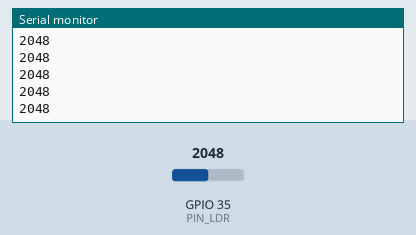
Simulated run of this sketch. Board: ESP32. Shown: the last lines printed to the serial monitor. The test bench sets the inputs (shaded band); at power-on: GPIO 35 (PIN_LDR) = 2048.

Above: at 1.2 s.
1.3 s: GPIO 35 (PIN_LDR) set to 2866
At 1.42 s:
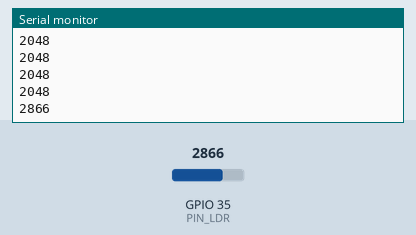
2.8 s: GPIO 35 (PIN_LDR) set to 3603
At 2.85 s:
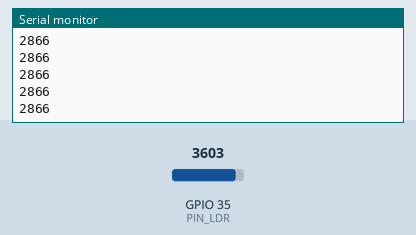
Timing chart, 0 to 5.8 s (numbered marks = the images above; inputs shaded):
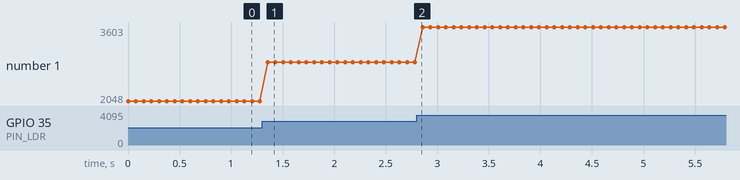

Measured:
- after the input at 1.3 s, the serial monitor: prints a new line after 0.05 s (image 1)
- plotted number 1: 2048 → 2866 after the input at 1.3 s, 2866 → 3603 after the input at 2.8 s

The sketch:

LDR.ino
```cpp
#define PIN_LED 33
#define PIN_LDR 35

void setup() {
  Serial.begin(115200);

}

void loop() {
  int ldr_signal = analogRead(PIN_LDR);
  Serial.println(ldr_signal);
  delay(75);

}
```
